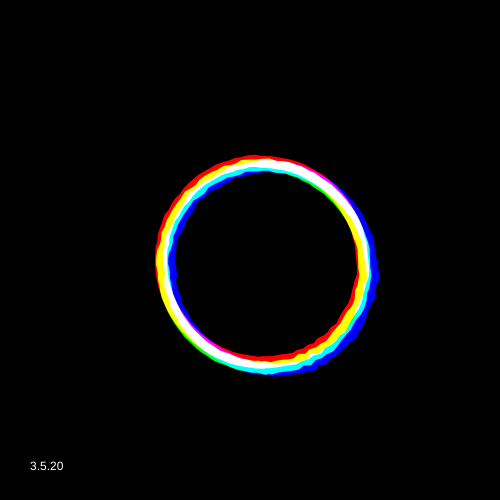
Frame 1 (no input)
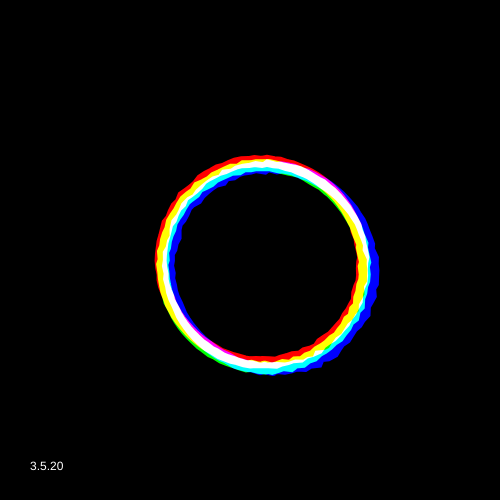
Frame 60 (no input)
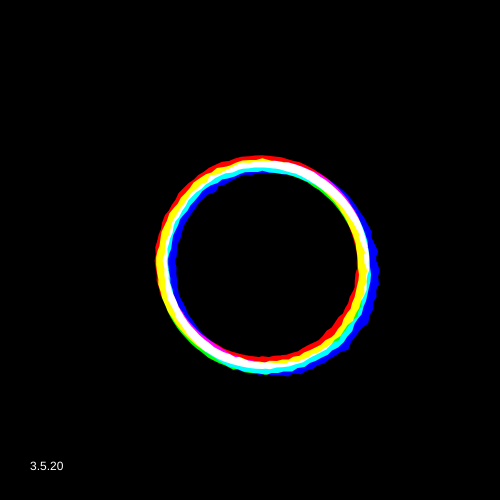
Frame 120 (the mouse pressed at the canvas centre since frame 60)

The p5.js sketch that drew these frames (run headless with seeded random() and noise() and a simulated clock; from frame 60 on, the mouse is pressed at the canvas centre):

// p5.js sketch
// ── sketch.js
/*
rift from: 
jshint esversion: 6 */

// polygon array and number of verts
let poly = []
let n = 100 // feel free to play with this number :)

// canvas size variables
let w = 500
let h = 500

// oscillators
let chord = []
let root = 30
let major = [ 4, 5, 6 ]
let minor = [ 10, 12, 15 ]

// setup and draw functions ---

function setup() {
  createCanvas(w, h)
  strokeWeight(12)
  noFill()
  noStroke()
  n++ // add extra point for closing the polygon
  
  for (let i = 0; i < n; i++) {
    // populate regular polygon vertices given number of points n
    let a = {
      x: (w/2) + 100*sin(map(i, 0, n-1, 0, TAU)),
      y: (h/2) + 100*cos(map(i, 0, n-1, 0, TAU))
    }
    poly.push(a)
  }
  
}

function draw() {
  // use default blend mode for background
  blendMode(BLEND)
  background(0, 0, 0)
  
  // use additive blend mode to separate color channels
  blendMode(ADD)
  stroke(255, 0, 0)
  drawPoly(1000, 1000)
  
  stroke(0, 255, 0)
  drawPoly(1200, 1500)
  
  stroke(0, 0, 255)
  drawPoly(2000, 1700)
  
  // distort oscillatiors
  warpOsc()

  fill(255);
  noStroke();
  text("3.5.20", 30, height-30);
  noFill();
}


// helper function implementations ---

function logMap(value, start1, stop1, start2, stop2) {
  // based off of linear regression + existing p5.map function
  
  start2 = log(start2)
  stop2 = log(stop2)
 
  return exp(start2 + (stop2 - start2) * ((value - start1) / (stop1 - start1)))
}

function drawPoly(dx, dy) {
  // draws polygon given vertices in the poly[] array, adds mouse bias using params
  
  let g = 0
  // if (mouseIsPressed)
  //   g = random(-2, 2)
    
  beginShape()
  for (let i = 0; i < n; i++) {
    let bias = dist(width/2 + random(20), height/2 + random(20), poly[i].x, poly[i].y)
    vertex(poly[i].x + dx / logMap(bias, w, 0, dx, 45) + g, poly[i].y + dy / logMap(bias, h, 0, dy, 45) + g)
  }
  endShape()
}

function warpOsc() {
  // uses max dist to determine the frequency distortion
  
  let bias = 0
  for (let i = 0; i < n; i++)
    bias = max(bias, dist(mouseX, mouseY, poly[i].x, poly[i].y))
  
  for (let i = 0; i < chord.length; i++)
    chord[i].freq(map(bias, w, 0, major[i], minor[i]) * root)
}
